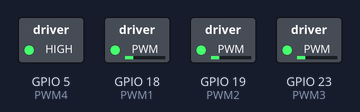
A sketch run on a simulated ESP32. On the bench: switched loads named in the sketch (green lamp = pin HIGH). What the sketch prints to the serial monitor is not drawn.

Above: at 0.1 s.
Timing chart, 0 to 1.6 s (numbered marks = the images above):
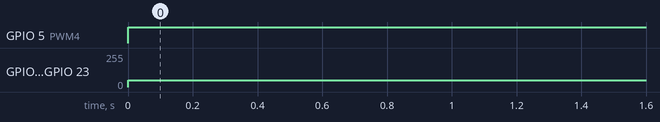

The sketch:

motor.ino
```cpp
#include <Arduino.h>

// 4 chân PWM riêng, không xung đột với I2C
#define PWM1 18
#define PWM2 19
#define PWM3 23
#define PWM4 5

const int freq = 1000;       // tần số PWM 1 kHz
const int resolution = 16;   // 16-bit PWM

uint16_t pwmValue1 = 0;
uint16_t pwmValue2 = 0;
uint16_t pwmValue3 = 0;
uint16_t pwmValue4 = 0;

void setup() {
  Serial.begin(115200);

  // setup 4 kênh PWM riêng
  ledcSetup(0, freq, resolution);
  ledcSetup(1, freq, resolution);
  ledcSetup(2, freq, resolution);
  ledcSetup(3, freq, resolution);

  // attach từng chân riêng
  ledcAttachPin(PWM1, 0);
  ledcAttachPin(PWM2, 1);
  ledcAttachPin(PWM3, 2);
  ledcAttachPin(PWM4, 3);

  Serial.println("Enter PWM values (1000-2000) for 4 channels, format: ch1 ch2 ch3 ch4");
}

void loop() {
  // if (Serial.available() > 0) {
  //   int ch1 = Serial.parseInt();
  //   int ch2 = Serial.parseInt();
  //   int ch3 = Serial.parseInt();
  //   int ch4 = Serial.parseInt();

      int ch1 = 1200;
    int ch2 = 1200;
    int ch3 = 1200;
    int ch4 = 2000;

    // map từ 1000-2000 → 0-65535 (16-bit)
    pwmValue1 = map(ch1, 1000, 2000, 0, 65535);
    pwmValue2 = map(ch2, 1000, 2000, 0, 65535);
    pwmValue3 = map(ch3, 1000, 2000, 0, 65535);
    pwmValue4 = map(ch4, 1000, 2000, 0, 65535);

    // gán PWM riêng cho từng kênh
    ledcWrite(0, pwmValue1);
    ledcWrite(1, pwmValue2);
    ledcWrite(2, pwmValue3);
    ledcWrite(3, pwmValue4);

    Serial.print("PWM set: ");
Serial.print(pwmValue1); Serial.print(" ");
Serial.print(pwmValue2); Serial.print(" ");
Serial.print(pwmValue3); Serial.print(" ");
Serial.print(pwmValue4);
Serial.print("\n"); // xuống dòng

  // }
}
```

Measured:
- by itself, GPIO 5 (PWM4): LOW → HIGH at 0.00 s
- by itself, GPIO 19 (PWM2), GPIO 23 (PWM3): 0/255 → 51/255 at 0.00 s
